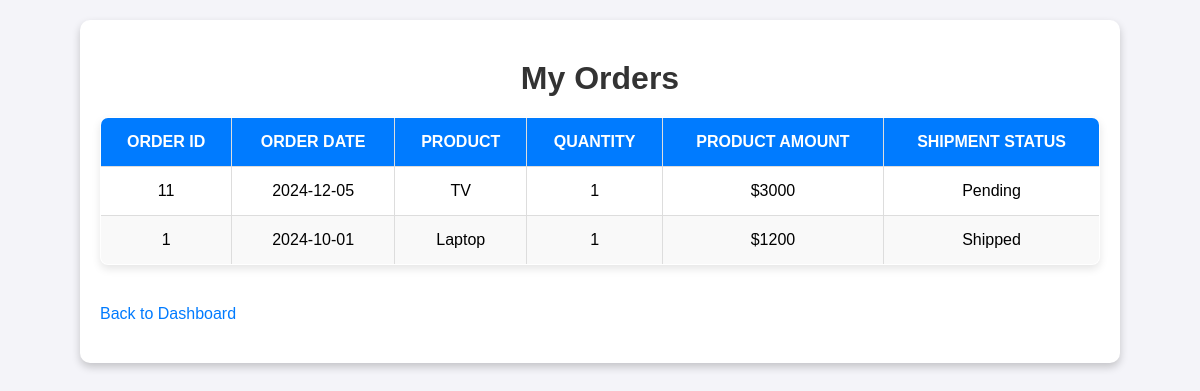
The app's page /my-orders (signed in) with its own data.
### tables this page shows
CREATE TABLE OrderProduct (
    OrderID INTEGER NOT NULL,
    ProductID INTEGER NOT NULL,
    Quantity INTEGER NOT NULL,
    PRIMARY KEY (OrderID, ProductID),
    FOREIGN KEY (OrderID) REFERENCES `Order`(OrderID),
    FOREIGN KEY (ProductID) REFERENCES Product(ProductID)
);

CREATE TABLE `Order` (
    OrderID INTEGER PRIMARY KEY NOT NULL,
    OrderDate DATE NOT NULL,
    TotalAmount DECIMAL(10, 2) DEFAULT 0,
    ShippingAddress VARCHAR(255) NOT NULL,
    CustomerID INTEGER NOT NULL,
    FOREIGN KEY (CustomerID) REFERENCES Customer(CustomerID)
);

CREATE TABLE Product (
    ProductID INTEGER PRIMARY KEY NOT NULL,
    Name VARCHAR(255) NOT NULL,
    Price DECIMAL(10, 2) DEFAULT 0,
    Category VARCHAR(255) NOT NULL,
    StockQuantity INTEGER DEFAULT 0
);

CREATE TABLE Shipment (
    ShipmentID INTEGER PRIMARY KEY,
    OrderID INTEGER UNIQUE NOT NULL,
    ShipmentDate DATE NOT NULL,
    Status VARCHAR(255) NOT NULL,
    SupplierID INTEGER NOT NULL,
    FOREIGN KEY (OrderID) REFERENCES `Order`(OrderID),
    FOREIGN KEY (SupplierID) REFERENCES Supplier(SupplierID)
);

### server.py (the view)
@app.route('/my-orders', methods=['GET'])
def my_orders():
    if 'customer_id' not in session:
        flash("You must be logged in to view your orders.")
        return redirect(url_for('login'))
    customer_id = session['customer_id']
    conn = open_connection()
    orders = []
    if conn:
        cursor = conn.cursor()
        sql = """
        SELECT
            o.OrderID AS OrderID,
            o.OrderDate AS OrderDate,
            Product.Name AS ProductName,
            OrderProduct.Quantity AS Quantity,
            (Product.Price * OrderProduct.Quantity) AS ProductTotal,
            Shipment.Status AS ShipmentStatus
        FROM `Order` o
        JOIN OrderProduct ON OrderProduct.OrderID = o.OrderID
        JOIN Product ON OrderProduct.ProductID = Product.ProductID
        LEFT JOIN Shipment ON o.OrderID = Shipment.OrderID
        WHERE o.CustomerID = ?
        ORDER BY o.OrderDate DESC, Product.Name ASC;
        """
        cursor.execute(sql, (customer_id,))
        results = cursor.fetchall()
        conn.close()
        for row in results:
            orders.append({
                'OrderID': row[0],
                'OrderDate': row[1],
                'ProductName': row[2],
                'Quantity': row[3],
                'ProductTotal': row[4],
                'ShipmentStatus': row[5]
            })
    return render_template('my_orders.html', orders=orders)

### server.py (called while the page is built)
def open_connection():
    conn = None
    try:
        conn = sqlite3.connect(DATABASE)
        return conn
    except Error as e:
        print(f"Error connecting to database: {e}")
    return conn

### templates/my_orders.html (shortened to what this page needs)
<html>
<head>
</head>
<body>
    <div class="container">
        <h1>My Orders</h1>
        <table>
            <thead>
                <tr>
                    <th>Order ID</th>
                    <th>Order Date</th>
                    <th>Product</th>
                    <th>Quantity</th>
                    <th>Product Amount</th>
                    <th>Shipment Status</th>
                </tr>
            </thead>
            <tbody>
                {% if orders %}
                    {% for order in orders %}
                    <tr>
                        <td>{{ order.OrderID }}</td>
                        <td>{{ order.OrderDate }}</td>
                        <td>{{ order.ProductName }}</td>
                        <td>{{ order.Quantity }}</td>
                        <td>${{ order.ProductTotal }}</td>
                        <td>{{ order.ShipmentStatus }}</td>
                    </tr>
                    {% endfor %}
                {% else %}
                <tr>
                    <td colspan="6" class="no-orders">No orders found.</td>
                </tr>
                {% endif %}
            </tbody>
        </table>
        <a href="/">Back to Dashboard</a>
    </div>
</body>
</html>

### templates/my_orders.html (style rules this page uses)
body { font-family: Arial, sans-serif; background-color: #f4f4f9; margin: 0; padding: 0; }
h1 { text-align: center; color: #333; margin: 20px 0; }
.container { width: 90%; max-width: 1000px; margin: 20px auto; background-color: #fff; padding: 20px; box-shadow: 0 4px 8px rgba(0, 0, 0, 0.2); border-radius: 10px; }
table { width: 100%; border-collapse: collapse; margin: 20px 0; background-color: #fff; box-shadow: 0 4px 8px rgba(0, 0, 0, 0.1); border-radius: 8px; overflow: hidden; }
table, th, td { border: 1px solid #ddd; }
th, td { padding: 15px; text-align: center; }
th { background-color: #007bff; color: white; text-transform: uppercase; }
tr:nth-child(even) { background-color: #f9f9f9; }
a { display: inline-block; margin: 20px 0; text-align: center; text-decoration: none; color: #007bff; font-size: 16px; transition: all 0.3s ease; }

### records on screen
OrderProduct: OrderID "11", OrderDate "2024-12-05", ProductName "TV", Quantity "1", ProductTotal "3000", ShipmentStatus "Pending"
OrderProduct: OrderID "1", OrderDate "2024-10-01", ProductName "Laptop", Quantity "1", ProductTotal "1200", ShipmentStatus "Shipped"
